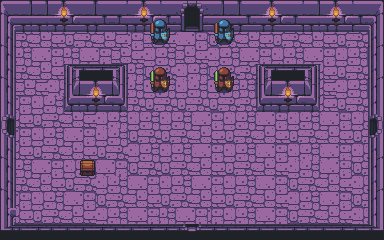

The image is a tile-based game level rendered from a .tmx file. Its description and source (layers, tilesets, objects; grid data summarised) follow:
An orthogonal 24x15 tile map with 16x16 px tiles, 2 tile layers (GroundLayer, ItemLayer).

<map version="1.0" orientation="orthogonal" renderorder="left-up" width="24" height="15" tilewidth="16" tileheight="16" nextobjectid="1">
 <tileset firstgid="1" name="dungeon_1" tilewidth="16" tileheight="16" tilecount="240">
  <image source="dungeon_1.png" width="320" height="192" />
 </tileset>
 <layer name="GroundLayer" width="24" height="15">
  <data>[360 cells, 360 non-empty, 52 distinct tile ids]</data>
 </layer>
 <layer name="ItemLayer" width="24" height="15">
  <data>[360 cells, 17 non-empty, 9 distinct tile ids]</data>
 </layer>
</map>
